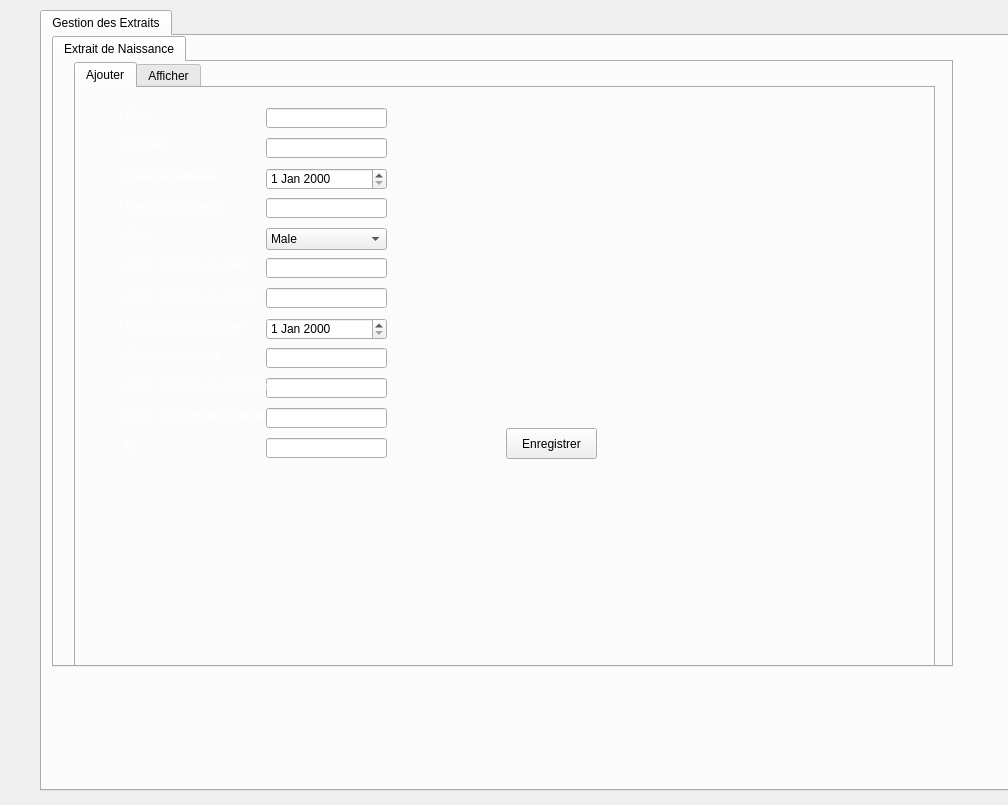
<?xml version="1.0" encoding="UTF-8"?>
<ui version="4.0">
 <class>interface</class>
 <widget class="QDialog" name="interface">
  <property name="geometry">
   <rect>
    <x>0</x>
    <y>0</y>
    <width>1008</width>
    <height>805</height>
   </rect>
  </property>
  <property name="windowTitle">
   <string>Dialog</string>
  </property>
  <widget class="QDialogButtonBox" name="buttonBox">
   <property name="geometry">
    <rect>
     <x>30</x>
     <y>240</y>
     <width>341</width>
     <height>32</height>
    </rect>
   </property>
   <property name="orientation">
    <enum>Qt::Horizontal</enum>
   </property>
   <property name="standardButtons">
    <set>QDialogButtonBox::Cancel|QDialogButtonBox::Ok</set>
   </property>
  </widget>
  <widget class="QTabWidget" name="tabWidget">
   <property name="geometry">
    <rect>
     <x>40</x>
     <y>10</y>
     <width>1031</width>
     <height>781</height>
    </rect>
   </property>
   <property name="font">
    <font>
     <weight>50</weight>
     <italic>false</italic>
     <bold>false</bold>
     <underline>false</underline>
     <strikeout>false</strikeout>
     <stylestrategy>PreferDefault</stylestrategy>
    </font>
   </property>
   <property name="cursor">
    <cursorShape>OpenHandCursor</cursorShape>
   </property>
   <property name="mouseTracking">
    <bool>true</bool>
   </property>
   <property name="tabletTracking">
    <bool>true</bool>
   </property>
   <property name="focusPolicy">
    <enum>Qt::ClickFocus</enum>
   </property>
   <property name="acceptDrops">
    <bool>true</bool>
   </property>
   <property name="inputMethodHints">
    <set>Qt::ImhNone</set>
   </property>
   <property name="currentIndex">
    <number>0</number>
   </property>
   <property name="usesScrollButtons">
    <bool>false</bool>
   </property>
   <property name="documentMode">
    <bool>false</bool>
   </property>
   <property name="tabsClosable">
    <bool>false</bool>
   </property>
   <property name="movable">
    <bool>false</bool>
   </property>
   <property name="tabBarAutoHide">
    <bool>false</bool>
   </property>
   <widget class="QWidget" name="tab">
    <attribute name="title">
     <string>Gestion des Extraits</string>
    </attribute>
    <widget class="QTabWidget" name="tabWidget_2">
     <property name="geometry">
      <rect>
       <x>10</x>
       <y>0</y>
       <width>901</width>
       <height>631</height>
      </rect>
     </property>
     <property name="font">
      <font>
       <italic>false</italic>
       <underline>false</underline>
      </font>
     </property>
     <property name="currentIndex">
      <number>0</number>
     </property>
     <widget class="QWidget" name="tab_3">
      <attribute name="title">
       <string>Extrait de Naissance</string>
      </attribute>
      <widget class="QLabel" name="label_5">
       <property name="geometry">
        <rect>
         <x>40</x>
         <y>150</y>
         <width>81</width>
         <height>16</height>
        </rect>
       </property>
       <property name="text">
        <string/>
       </property>
       <property name="textFormat">
        <enum>Qt::RichText</enum>
       </property>
      </widget>
      <widget class="QTabWidget" name="tabWidget_3">
       <property name="geometry">
        <rect>
         <x>20</x>
         <y>0</y>
         <width>861</width>
         <height>621</height>
        </rect>
       </property>
       <property name="font">
        <font>
         <italic>false</italic>
         <underline>false</underline>
        </font>
       </property>
       <property name="currentIndex">
        <number>0</number>
       </property>
       <widget class="QWidget" name="tab_5">
        <attribute name="title">
         <string>Ajouter</string>
        </attribute>
        <widget class="QLineEdit" name="le_idd">
         <property name="geometry">
          <rect>
           <x>190</x>
           <y>350</y>
           <width>121</width>
           <height>20</height>
          </rect>
         </property>
        </widget>
        <widget class="QLabel" name="label_15">
         <property name="geometry">
          <rect>
           <x>50</x>
           <y>260</y>
           <width>121</width>
           <height>16</height>
          </rect>
         </property>
         <property name="font">
          <font>
           <italic>false</italic>
           <underline>false</underline>
          </font>
         </property>
         <property name="text">
          <string>&lt;html&gt;&lt;head/&gt;&lt;body&gt;&lt;p&gt;&lt;span style=&quot; color:#ffffff;&quot;&gt;Situation familiale&lt;/span&gt;&lt;/p&gt;&lt;/body&gt;&lt;/html&gt;</string>
         </property>
        </widget>
        <widget class="QDateEdit" name="le_datenaissance">
         <property name="geometry">
          <rect>
           <x>190</x>
           <y>80</y>
           <width>121</width>
           <height>22</height>
          </rect>
         </property>
         <property name="font">
          <font>
           <italic>false</italic>
           <underline>false</underline>
          </font>
         </property>
         <property name="calendarPopup">
          <bool>false</bool>
         </property>
        </widget>
        <widget class="QPushButton" name="pb_ajouter">
         <property name="geometry">
          <rect>
           <x>430</x>
           <y>340</y>
           <width>91</width>
           <height>31</height>
          </rect>
         </property>
         <property name="font">
          <font>
           <italic>false</italic>
           <underline>false</underline>
          </font>
         </property>
         <property name="text">
          <string>Enregistrer</string>
         </property>
        </widget>
        <widget class="QLabel" name="le_nom_3">
         <property name="geometry">
          <rect>
           <x>50</x>
           <y>20</y>
           <width>47</width>
           <height>14</height>
          </rect>
         </property>
         <property name="font">
          <font>
           <italic>false</italic>
           <underline>false</underline>
          </font>
         </property>
         <property name="text">
          <string>&lt;html&gt;&lt;head/&gt;&lt;body&gt;&lt;p&gt;&lt;span style=&quot; color:#ffffff;&quot;&gt;Nom&lt;/span&gt;&lt;/p&gt;&lt;/body&gt;&lt;/html&gt;</string>
         </property>
        </widget>
        <widget class="QLineEdit" name="le_nom">
         <property name="geometry">
          <rect>
           <x>190</x>
           <y>20</y>
           <width>121</width>
           <height>20</height>
          </rect>
         </property>
        </widget>
        <widget class="QLineEdit" name="le_prenom">
         <property name="geometry">
          <rect>
           <x>190</x>
           <y>50</y>
           <width>121</width>
           <height>20</height>
          </rect>
         </property>
        </widget>
        <widget class="QDateEdit" name="le_datedecl">
         <property name="geometry">
          <rect>
           <x>190</x>
           <y>230</y>
           <width>121</width>
           <height>22</height>
          </rect>
         </property>
         <property name="font">
          <font>
           <italic>false</italic>
           <underline>false</underline>
          </font>
         </property>
         <property name="calendarPopup">
          <bool>false</bool>
         </property>
        </widget>
        <widget class="QLineEdit" name="le_nompere">
         <property name="geometry">
          <rect>
           <x>190</x>
           <y>170</y>
           <width>121</width>
           <height>20</height>
          </rect>
         </property>
        </widget>
        <widget class="QLabel" name="label_4">
         <property name="geometry">
          <rect>
           <x>50</x>
           <y>110</y>
           <width>101</width>
           <height>16</height>
          </rect>
         </property>
         <property name="font">
          <font>
           <italic>false</italic>
           <underline>false</underline>
          </font>
         </property>
         <property name="text">
          <string>&lt;html&gt;&lt;head/&gt;&lt;body&gt;&lt;p&gt;&lt;span style=&quot; color:#ffffff;&quot;&gt;Lieu de Naissance&lt;/span&gt;&lt;/p&gt;&lt;/body&gt;&lt;/html&gt;</string>
         </property>
        </widget>
        <widget class="QLabel" name="label_8">
         <property name="geometry">
          <rect>
           <x>50</x>
           <y>200</y>
           <width>131</width>
           <height>20</height>
          </rect>
         </property>
         <property name="font">
          <font>
           <italic>false</italic>
           <underline>false</underline>
          </font>
         </property>
         <property name="text">
          <string>&lt;html&gt;&lt;head/&gt;&lt;body&gt;&lt;p&gt;&lt;span style=&quot; color:#ffffff;&quot;&gt;Nom , Prénom de la Mère&lt;/span&gt;&lt;/p&gt;&lt;/body&gt;&lt;/html&gt;</string>
         </property>
        </widget>
        <widget class="QLineEdit" name="le_nommere">
         <property name="geometry">
          <rect>
           <x>190</x>
           <y>200</y>
           <width>121</width>
           <height>20</height>
          </rect>
         </property>
        </widget>
        <widget class="QLabel" name="label_7">
         <property name="geometry">
          <rect>
           <x>50</x>
           <y>170</y>
           <width>121</width>
           <height>16</height>
          </rect>
         </property>
         <property name="font">
          <font>
           <italic>false</italic>
           <underline>false</underline>
          </font>
         </property>
         <property name="text">
          <string>&lt;html&gt;&lt;head/&gt;&lt;body&gt;&lt;p&gt;&lt;span style=&quot; color:#ffffff;&quot;&gt;Nom , Prénom du Père&lt;/span&gt;&lt;/p&gt;&lt;/body&gt;&lt;/html&gt;</string>
         </property>
        </widget>
        <widget class="QLineEdit" name="le_nomoff">
         <property name="geometry">
          <rect>
           <x>190</x>
           <y>320</y>
           <width>121</width>
           <height>20</height>
          </rect>
         </property>
        </widget>
        <widget class="QLineEdit" name="le_nomdeclarant">
         <property name="geometry">
          <rect>
           <x>190</x>
           <y>290</y>
           <width>121</width>
           <height>20</height>
          </rect>
         </property>
        </widget>
        <widget class="QLabel" name="label_10">
         <property name="geometry">
          <rect>
           <x>50</x>
           <y>290</y>
           <width>141</width>
           <height>16</height>
          </rect>
         </property>
         <property name="font">
          <font>
           <italic>false</italic>
           <underline>false</underline>
          </font>
         </property>
         <property name="text">
          <string>&lt;html&gt;&lt;head/&gt;&lt;body&gt;&lt;p&gt;&lt;span style=&quot; color:#ffffff;&quot;&gt;Nom , Prénom du Déclarant&lt;/span&gt;&lt;/p&gt;&lt;/body&gt;&lt;/html&gt;</string>
         </property>
        </widget>
        <widget class="QLabel" name="label_2">
         <property name="geometry">
          <rect>
           <x>50</x>
           <y>50</y>
           <width>47</width>
           <height>14</height>
          </rect>
         </property>
         <property name="font">
          <font>
           <italic>false</italic>
           <underline>false</underline>
          </font>
         </property>
         <property name="text">
          <string>&lt;html&gt;&lt;head/&gt;&lt;body&gt;&lt;p&gt;&lt;span style=&quot; color:#ffffff;&quot;&gt;Prénom&lt;/span&gt;&lt;/p&gt;&lt;/body&gt;&lt;/html&gt;</string>
         </property>
        </widget>
        <widget class="QLineEdit" name="le_lieunaissance">
         <property name="geometry">
          <rect>
           <x>190</x>
           <y>110</y>
           <width>121</width>
           <height>20</height>
          </rect>
         </property>
        </widget>
        <widget class="QLabel" name="label_3">
         <property name="geometry">
          <rect>
           <x>50</x>
           <y>80</y>
           <width>91</width>
           <height>16</height>
          </rect>
         </property>
         <property name="font">
          <font>
           <italic>false</italic>
           <underline>false</underline>
          </font>
         </property>
         <property name="text">
          <string>&lt;html&gt;&lt;head/&gt;&lt;body&gt;&lt;p&gt;&lt;span style=&quot; color:#ffffff;&quot;&gt;Date de Naissance&lt;/span&gt;&lt;/p&gt;&lt;/body&gt;&lt;/html&gt;</string>
         </property>
        </widget>
        <widget class="QLabel" name="label_11">
         <property name="geometry">
          <rect>
           <x>50</x>
           <y>320</y>
           <width>141</width>
           <height>16</height>
          </rect>
         </property>
         <property name="font">
          <font>
           <italic>false</italic>
           <underline>false</underline>
          </font>
         </property>
         <property name="text">
          <string>&lt;html&gt;&lt;head/&gt;&lt;body&gt;&lt;p&gt;&lt;span style=&quot; color:#ffffff;&quot;&gt;Nom , Prénom de l'Officier&lt;/span&gt;&lt;/p&gt;&lt;/body&gt;&lt;/html&gt;</string>
         </property>
        </widget>
        <widget class="QLabel" name="le_id">
         <property name="geometry">
          <rect>
           <x>50</x>
           <y>350</y>
           <width>111</width>
           <height>16</height>
          </rect>
         </property>
         <property name="font">
          <font>
           <italic>false</italic>
           <underline>false</underline>
          </font>
         </property>
         <property name="text">
          <string>&lt;html&gt;&lt;head/&gt;&lt;body&gt;&lt;p&gt;&lt;span style=&quot; color:#ffffff;&quot;&gt;id&lt;/span&gt;&lt;/p&gt;&lt;/body&gt;&lt;/html&gt;</string>
         </property>
        </widget>
        <widget class="QLabel" name="label_9">
         <property name="geometry">
          <rect>
           <x>50</x>
           <y>230</y>
           <width>121</width>
           <height>16</height>
          </rect>
         </property>
         <property name="font">
          <font>
           <italic>false</italic>
           <underline>false</underline>
          </font>
         </property>
         <property name="text">
          <string>&lt;html&gt;&lt;head/&gt;&lt;body&gt;&lt;p&gt;&lt;span style=&quot; color:#ffffff;&quot;&gt;Date de la Déclaration&lt;/span&gt;&lt;/p&gt;&lt;/body&gt;&lt;/html&gt;</string>
         </property>
        </widget>
        <widget class="QLabel" name="le_sexe">
         <property name="geometry">
          <rect>
           <x>50</x>
           <y>140</y>
           <width>47</width>
           <height>14</height>
          </rect>
         </property>
         <property name="font">
          <font>
           <italic>false</italic>
           <underline>false</underline>
          </font>
         </property>
         <property name="text">
          <string>&lt;html&gt;&lt;head/&gt;&lt;body&gt;&lt;p&gt;&lt;span style=&quot; color:#ffffff;&quot;&gt;Sexe&lt;/span&gt;&lt;/p&gt;&lt;/body&gt;&lt;/html&gt;</string>
         </property>
        </widget>
        <widget class="QLineEdit" name="le_situationf">
         <property name="geometry">
          <rect>
           <x>190</x>
           <y>260</y>
           <width>121</width>
           <height>20</height>
          </rect>
         </property>
         <property name="text">
          <string/>
         </property>
        </widget>
        <widget class="QComboBox" name="cb_sexe">
         <property name="geometry">
          <rect>
           <x>190</x>
           <y>140</y>
           <width>121</width>
           <height>22</height>
          </rect>
         </property>
         <property name="font">
          <font>
           <italic>false</italic>
           <underline>false</underline>
          </font>
         </property>
         <item>
          <property name="text">
           <string>Male</string>
          </property>
         </item>
         <item>
          <property name="text">
           <string>Femelle</string>
          </property>
         </item>
        </widget>
       </widget>
       <widget class="QWidget" name="tab_6">
        <attribute name="title">
         <string>Afficher</string>
        </attribute>
        <widget class="QTableView" name="tableView">
         <property name="geometry">
          <rect>
           <x>30</x>
           <y>60</y>
           <width>801</width>
           <height>231</height>
          </rect>
         </property>
         <property name="selectionBehavior">
          <enum>QAbstractItemView::SelectRows</enum>
         </property>
        </widget>
        <widget class="QLineEdit" name="le_recherche">
         <property name="geometry">
          <rect>
           <x>570</x>
           <y>30</y>
           <width>111</width>
           <height>20</height>
          </rect>
         </property>
         <property name="text">
          <string/>
         </property>
         <property name="placeholderText">
          <string>Rechercher</string>
         </property>
        </widget>
        <widget class="QComboBox" name="cb_recherche">
         <property name="geometry">
          <rect>
           <x>450</x>
           <y>30</y>
           <width>111</width>
           <height>22</height>
          </rect>
         </property>
         <item>
          <property name="text">
           <string>NOM</string>
          </property>
         </item>
         <item>
          <property name="text">
           <string>PRENOM</string>
          </property>
         </item>
         <item>
          <property name="text">
           <string>DATEDENAISSANCE</string>
          </property>
         </item>
         <item>
          <property name="text">
           <string>LIEUDENAISSANCE</string>
          </property>
         </item>
         <item>
          <property name="text">
           <string>SEXE</string>
          </property>
         </item>
         <item>
          <property name="text">
           <string>NOMPRENOMPERE</string>
          </property>
         </item>
         <item>
          <property name="text">
           <string>NOMPRENOMMERE</string>
          </property>
         </item>
         <item>
          <property name="text">
           <string>DATEDECLARATION</string>
          </property>
         </item>
         <item>
          <property name="text">
           <string>SITUATIONF</string>
          </property>
         </item>
         <item>
          <property name="text">
           <string>NOMPRENOMDECLARANT</string>
          </property>
         </item>
         <item>
          <property name="text">
           <string>NOMPRENOMOFFICIER</string>
          </property>
         </item>
         <item>
          <property name="text">
           <string>ID</string>
          </property>
         </item>
        </widget>
        <widget class="QLabel" name="le_sexe_3">
         <property name="geometry">
          <rect>
           <x>50</x>
           <y>480</y>
           <width>47</width>
           <height>14</height>
          </rect>
         </property>
         <property name="text">
          <string>&lt;html&gt;&lt;head/&gt;&lt;body&gt;&lt;p&gt;&lt;span style=&quot; color:#ffffff;&quot;&gt;Lieu de Naissance&lt;/span&gt;&lt;/p&gt;&lt;/body&gt;&lt;/html&gt;</string>
         </property>
        </widget>
        <widget class="QLineEdit" name="prenom">
         <property name="geometry">
          <rect>
           <x>190</x>
           <y>390</y>
           <width>121</width>
           <height>20</height>
          </rect>
         </property>
        </widget>
        <widget class="QComboBox" name="cb_sexe_2">
         <property name="geometry">
          <rect>
           <x>190</x>
           <y>480</y>
           <width>121</width>
           <height>22</height>
          </rect>
         </property>
         <item>
          <property name="text">
           <string>Male</string>
          </property>
         </item>
         <item>
          <property name="text">
           <string>Femelle</string>
          </property>
         </item>
        </widget>
        <widget class="QLineEdit" name="lieun">
         <property name="geometry">
          <rect>
           <x>190</x>
           <y>450</y>
           <width>121</width>
           <height>20</height>
          </rect>
         </property>
        </widget>
        <widget class="QLineEdit" name="nom">
         <property name="geometry">
          <rect>
           <x>190</x>
           <y>360</y>
           <width>121</width>
           <height>20</height>
          </rect>
         </property>
        </widget>
        <widget class="QLabel" name="label_44">
         <property name="geometry">
          <rect>
           <x>50</x>
           <y>420</y>
           <width>91</width>
           <height>16</height>
          </rect>
         </property>
         <property name="text">
          <string>&lt;html&gt;&lt;head/&gt;&lt;body&gt;&lt;p&gt;&lt;span style=&quot; color:#ffffff;&quot;&gt;Lieu de Naissance&lt;/span&gt;&lt;/p&gt;&lt;/body&gt;&lt;/html&gt;</string>
         </property>
        </widget>
        <widget class="QLineEdit" name="pere">
         <property name="geometry">
          <rect>
           <x>190</x>
           <y>510</y>
           <width>121</width>
           <height>20</height>
          </rect>
         </property>
        </widget>
        <widget class="QDateEdit" name="daten">
         <property name="geometry">
          <rect>
           <x>190</x>
           <y>420</y>
           <width>121</width>
           <height>22</height>
          </rect>
         </property>
         <property name="font">
          <font>
           <italic>false</italic>
           <underline>false</underline>
          </font>
         </property>
         <property name="calendarPopup">
          <bool>false</bool>
         </property>
        </widget>
        <widget class="QLabel" name="label_45">
         <property name="geometry">
          <rect>
           <x>50</x>
           <y>390</y>
           <width>47</width>
           <height>14</height>
          </rect>
         </property>
         <property name="text">
          <string>&lt;html&gt;&lt;head/&gt;&lt;body&gt;&lt;p&gt;&lt;span style=&quot; color:#ffffff;&quot;&gt;Lieu de Naissance&lt;/span&gt;&lt;/p&gt;&lt;/body&gt;&lt;/html&gt;</string>
         </property>
        </widget>
        <widget class="QLabel" name="label_46">
         <property name="geometry">
          <rect>
           <x>50</x>
           <y>450</y>
           <width>101</width>
           <height>16</height>
          </rect>
         </property>
         <property name="text">
          <string>&lt;html&gt;&lt;head/&gt;&lt;body&gt;&lt;p&gt;&lt;span style=&quot; color:#ffffff;&quot;&gt;Lieu de Naissance&lt;/span&gt;&lt;/p&gt;&lt;/body&gt;&lt;/html&gt;</string>
         </property>
        </widget>
        <widget class="QLabel" name="le_nom_5">
         <property name="geometry">
          <rect>
           <x>50</x>
           <y>360</y>
           <width>47</width>
           <height>14</height>
          </rect>
         </property>
         <property name="text">
          <string>&lt;html&gt;&lt;head/&gt;&lt;body&gt;&lt;p&gt;&lt;span style=&quot; color:#ffffff;&quot;&gt;Lieu de Naissance&lt;/span&gt;&lt;/p&gt;&lt;/body&gt;&lt;/html&gt;</string>
         </property>
        </widget>
        <widget class="QLabel" name="label_49">
         <property name="geometry">
          <rect>
           <x>50</x>
           <y>510</y>
           <width>121</width>
           <height>16</height>
          </rect>
         </property>
         <property name="text">
          <string>&lt;html&gt;&lt;head/&gt;&lt;body&gt;&lt;p&gt;&lt;span style=&quot; color:#ffffff;&quot;&gt;Lieu de Naissance&lt;/span&gt;&lt;/p&gt;&lt;/body&gt;&lt;/html&gt;</string>
         </property>
        </widget>
        <widget class="QLineEdit" name="situationf">
         <property name="geometry">
          <rect>
           <x>480</x>
           <y>420</y>
           <width>121</width>
           <height>20</height>
          </rect>
         </property>
         <property name="text">
          <string/>
         </property>
        </widget>
        <widget class="QLabel" name="label_87">
         <property name="geometry">
          <rect>
           <x>340</x>
           <y>450</y>
           <width>141</width>
           <height>16</height>
          </rect>
         </property>
         <property name="text">
          <string>&lt;html&gt;&lt;head/&gt;&lt;body&gt;&lt;p&gt;&lt;span style=&quot; color:#ffffff;&quot;&gt;Lieu de Naissance&lt;/span&gt;&lt;/p&gt;&lt;/body&gt;&lt;/html&gt;</string>
         </property>
        </widget>
        <widget class="QLineEdit" name="mere">
         <property name="geometry">
          <rect>
           <x>480</x>
           <y>360</y>
           <width>121</width>
           <height>20</height>
          </rect>
         </property>
        </widget>
        <widget class="QLabel" name="label_88">
         <property name="geometry">
          <rect>
           <x>340</x>
           <y>420</y>
           <width>121</width>
           <height>16</height>
          </rect>
         </property>
         <property name="text">
          <string>&lt;html&gt;&lt;head/&gt;&lt;body&gt;&lt;p&gt;&lt;span style=&quot; color:#ffffff;&quot;&gt;Lieu de Naissance&lt;/span&gt;&lt;/p&gt;&lt;/body&gt;&lt;/html&gt;</string>
         </property>
        </widget>
        <widget class="QLineEdit" name="declarant">
         <property name="geometry">
          <rect>
           <x>480</x>
           <y>450</y>
           <width>121</width>
           <height>20</height>
          </rect>
         </property>
        </widget>
        <widget class="QDateEdit" name="declaration">
         <property name="geometry">
          <rect>
           <x>480</x>
           <y>390</y>
           <width>121</width>
           <height>22</height>
          </rect>
         </property>
         <property name="font">
          <font>
           <italic>false</italic>
           <underline>false</underline>
          </font>
         </property>
         <property name="calendarPopup">
          <bool>false</bool>
         </property>
        </widget>
        <widget class="QLabel" name="label_89">
         <property name="geometry">
          <rect>
           <x>340</x>
           <y>480</y>
           <width>141</width>
           <height>16</height>
          </rect>
         </property>
         <property name="text">
          <string>&lt;html&gt;&lt;head/&gt;&lt;body&gt;&lt;p&gt;&lt;span style=&quot; color:#ffffff;&quot;&gt;Lieu de Naissance&lt;/span&gt;&lt;/p&gt;&lt;/body&gt;&lt;/html&gt;</string>
         </property>
        </widget>
        <widget class="QLabel" name="label_90">
         <property name="geometry">
          <rect>
           <x>340</x>
           <y>360</y>
           <width>131</width>
           <height>20</height>
          </rect>
         </property>
         <property name="text">
          <string>&lt;html&gt;&lt;head/&gt;&lt;body&gt;&lt;p&gt;&lt;span style=&quot; color:#ffffff;&quot;&gt;Lieu de Naissance&lt;/span&gt;&lt;/p&gt;&lt;/body&gt;&lt;/html&gt;</string>
         </property>
        </widget>
        <widget class="QLabel" name="label_91">
         <property name="geometry">
          <rect>
           <x>340</x>
           <y>390</y>
           <width>121</width>
           <height>16</height>
          </rect>
         </property>
         <property name="text">
          <string>&lt;html&gt;&lt;head/&gt;&lt;body&gt;&lt;p&gt;&lt;span style=&quot; color:#ffffff;&quot;&gt;Lieu de Naissance&lt;/span&gt;&lt;/p&gt;&lt;/body&gt;&lt;/html&gt;</string>
         </property>
        </widget>
        <widget class="QLineEdit" name="officier">
         <property name="geometry">
          <rect>
           <x>480</x>
           <y>480</y>
           <width>121</width>
           <height>20</height>
          </rect>
         </property>
        </widget>
        <widget class="QLineEdit" name="idd2">
         <property name="geometry">
          <rect>
           <x>350</x>
           <y>320</y>
           <width>121</width>
           <height>20</height>
          </rect>
         </property>
        </widget>
        <widget class="QLabel" name="le_id_6">
         <property name="geometry">
          <rect>
           <x>310</x>
           <y>320</y>
           <width>31</width>
           <height>16</height>
          </rect>
         </property>
         <property name="text">
          <string>&lt;html&gt;&lt;head/&gt;&lt;body&gt;&lt;p&gt;&lt;span style=&quot; color:#ffffff;&quot;&gt;Lieu de Naissance&lt;/span&gt;&lt;/p&gt;&lt;/body&gt;&lt;/html&gt;</string>
         </property>
        </widget>
        <widget class="QPushButton" name="modifiextrait">
         <property name="geometry">
          <rect>
           <x>720</x>
           <y>400</y>
           <width>75</width>
           <height>23</height>
          </rect>
         </property>
         <property name="text">
          <string>Modifier</string>
         </property>
        </widget>
        <widget class="QComboBox" name="colone_tri">
         <property name="geometry">
          <rect>
           <x>30</x>
           <y>30</y>
           <width>101</width>
           <height>22</height>
          </rect>
         </property>
         <item>
          <property name="text">
           <string>NOM</string>
          </property>
         </item>
         <item>
          <property name="text">
           <string>PRENOM</string>
          </property>
         </item>
         <item>
          <property name="text">
           <string>DATEDENAISSANCE</string>
          </property>
         </item>
         <item>
          <property name="text">
           <string>LIEUDENAISSANCE</string>
          </property>
         </item>
         <item>
          <property name="text">
           <string>SEXE</string>
          </property>
         </item>
         <item>
          <property name="text">
           <string>NOMPRENOMPERE</string>
          </property>
         </item>
         <item>
          <property name="text">
           <string>NOMPRENOMMERE</string>
          </property>
         </item>
         <item>
          <property name="text">
           <string>DATEDECLARATION</string>
          </property>
         </item>
         <item>
          <property name="text">
           <string>SITUATIONF</string>
          </property>
         </item>
         <item>
          <property name="text">
           <string>NOMPRENOMDECLARANT</string>
          </property>
         </item>
         <item>
          <property name="text">
           <string>NOMPRENOMOFFICIER</string>
          </property>
         </item>
         <item>
          <property name="text">
           <string>ID</string>
          </property>
         </item>
        </widget>
        <widget class="QComboBox" name="ordre_tri">
         <property name="geometry">
          <rect>
           <x>140</x>
           <y>30</y>
           <width>111</width>
           <height>22</height>
          </rect>
         </property>
         <item>
          <property name="text">
           <string>ASC</string>
          </property>
         </item>
         <item>
          <property name="text">
           <string>DESC</string>
          </property>
         </item>
        </widget>
        <widget class="QPushButton" name="button_tri">
         <property name="geometry">
          <rect>
           <x>260</x>
           <y>30</y>
           <width>75</width>
           <height>23</height>
          </rect>
         </property>
         <property name="text">
          <string>tri</string>
         </property>
        </widget>
        <widget class="QPushButton" name="imprimer_3">
         <property name="geometry">
          <rect>
           <x>720</x>
           <y>360</y>
           <width>75</width>
           <height>23</height>
          </rect>
         </property>
         <property name="text">
          <string>imprimer</string>
         </property>
        </widget>
        <widget class="QPushButton" name="pushButton">
         <property name="geometry">
          <rect>
           <x>720</x>
           <y>380</y>
           <width>75</width>
           <height>23</height>
          </rect>
         </property>
         <property name="text">
          <string>PDF</string>
         </property>
        </widget>
       </widget>
      </widget>
     </widget>
    </widget>
   </widget>
  </widget>
 </widget>
 <tabstops>
  <tabstop>tabWidget_2</tabstop>
  <tabstop>tabWidget_3</tabstop>
  <tabstop>tableView</tabstop>
  <tabstop>le_datenaissance</tabstop>
  <tabstop>pb_ajouter</tabstop>
  <tabstop>le_nom</tabstop>
  <tabstop>le_prenom</tabstop>
  <tabstop>le_datedecl</tabstop>
  <tabstop>le_nompere</tabstop>
  <tabstop>le_nommere</tabstop>
  <tabstop>le_nomoff</tabstop>
  <tabstop>le_nomdeclarant</tabstop>
  <tabstop>le_lieunaissance</tabstop>
  <tabstop>le_situationf</tabstop>
  <tabstop>le_idd</tabstop>
  <tabstop>tabWidget</tabstop>
 </tabstops>
 <resources/>
 <connections>
  <connection>
   <sender>buttonBox</sender>
   <signal>accepted()</signal>
   <receiver>interface</receiver>
   <slot>accept()</slot>
   <hints>
    <hint type="sourcelabel">
     <x>248</x>
     <y>254</y>
    </hint>
    <hint type="destinationlabel">
     <x>157</x>
     <y>274</y>
    </hint>
   </hints>
  </connection>
  <connection>
   <sender>buttonBox</sender>
   <signal>rejected()</signal>
   <receiver>interface</receiver>
   <slot>reject()</slot>
   <hints>
    <hint type="sourcelabel">
     <x>316</x>
     <y>260</y>
    </hint>
    <hint type="destinationlabel">
     <x>286</x>
     <y>274</y>
    </hint>
   </hints>
  </connection>
 </connections>
</ui>
